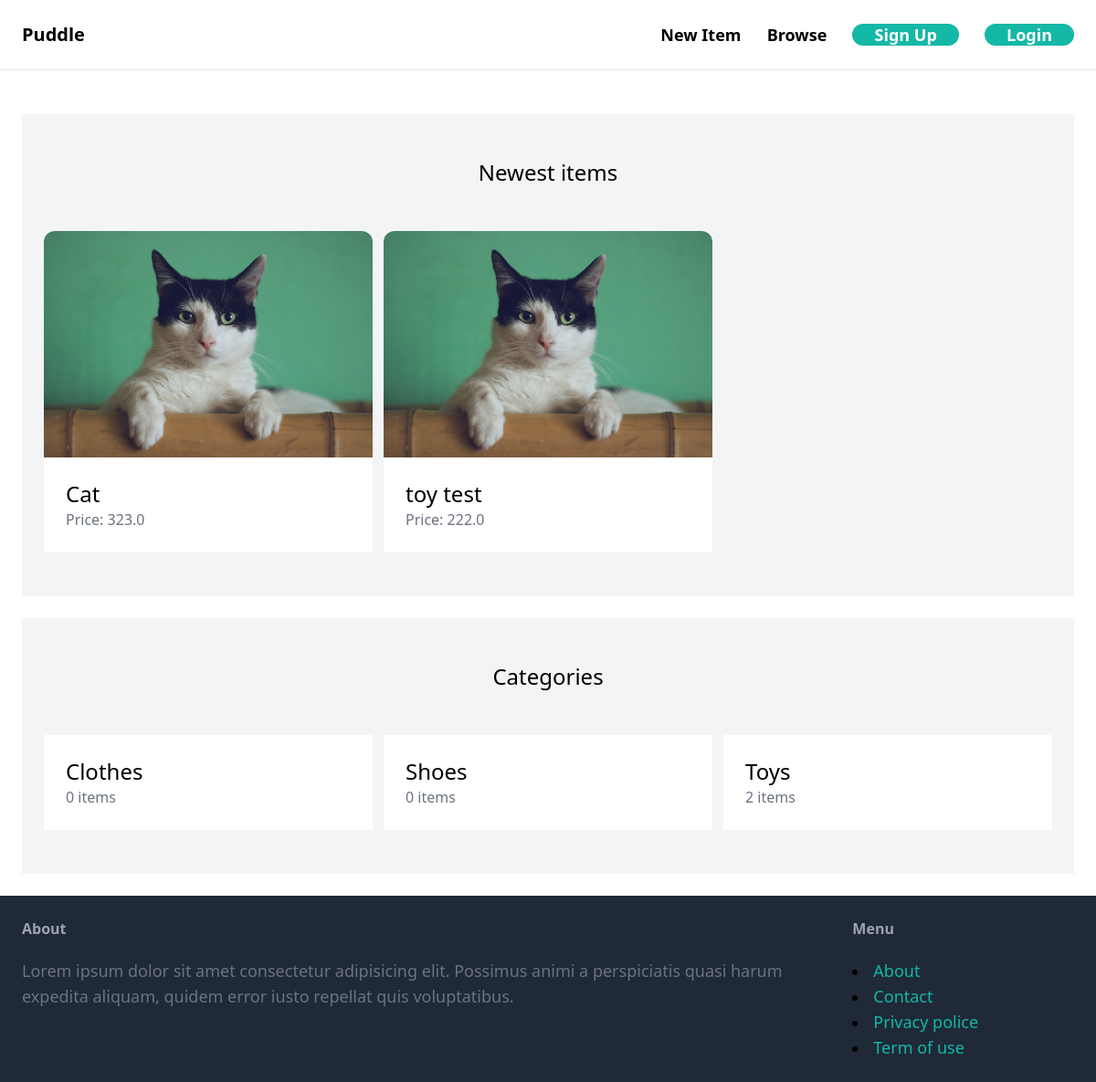
The page / on the database its author committed.
### item/models.py (models this page shows, shortened)
class Item(models.Model):
    category = models.ForeignKey(Category, related_name='items', on_delete=models.CASCADE)
    name = models.CharField(blank=True, null=True, max_length=255)
    description = models.TextField(blank=True, null=True)
    price = models.FloatField()
    image = models.ImageField(blank=True, upload_to='item_images', null=True)
    is_sold = models.BooleanField(default=False)
    created_by = models.ForeignKey(User, related_name='items', on_delete=models.CASCADE)
    created_at = models.DateTimeField(auto_now_add = True)

class Category(models.Model):
    name = models.CharField(max_length=255)
    class Meta:
        ordering = ('name',)
        verbose_name_plural = "Categories"

### core/views.py (the view)
# urls.py: path('', views.index, name='index'),
def index(request):
    items = Item.objects.filter(is_sold=False)[0:6]
    categories = Category.objects.all()
    return render(request, 'core/index.html', {
        'categories': categories,
        'items': items,
    })

### core/templates/core/index.html (shortened to what this page needs)
{% extends 'core/base.html' %}
{% block content %}
    <div class="mt-6 px-6 py-12 bg-gray-100">
        <h2 class="mb-12 text-2xl text-center">Newest items</h2>
        <div class="grid grid-cols-3 gap-3">
            {% for item in items %}
                <div>
                    <a href="{% url 'item:detail' item.id %}">
                        <div>
                            <img src="{{ item.image.url }}" class="rounded-t-xl" alt=" ">
                        </div>
                        <div class="p-6 bg-white rounded-v-xl">
                            <h2 class="text-2xl">{{ item.name }}</h2>
                            <p class="text-gray-500">Price: {{ item.price }}</p>
                        </div>
                    </a>
                </div>
            {% endfor %}
        </div>
    </div>
    <div class="mt-6 px-6 py-12 bg-gray-100">
        <h2 class="mb-12 text-2xl text-center">Categories</h2>
        <div class="grid grid-cols-3 gap-3">
            {% for category in categories %}
            <div>
                <a href="#">
                    <div class="p-6 bg-white rounded-v-xl">
                        <h2 class="text-2xl">{{ category.name }}</h2>
                        <p class="text-gray-500">{{ category.items.count }} items</p>
                    </div>
                </a>
            </div>
            {% endfor %}
        </div>
    </div>
{% endblock %}

### core/templates/core/base.html (shortened to what this page needs)
<!DOCTYPE html>
<html lang="en">
<head>
    <script src="https://cdn.tailwindcss.com"></script>
</head>
<body>
    <nav class="py-6 px-6 flex justify-between items-center border-b border-gray-200">
        <a href="/" class="text-xl font-semibold">Puddle</a>
        <div class="space-x-6">
            <a href="{% url 'item:new' %}" class="text-lg font-semibold hover:text-grey-500">New Item</a>
            <a href="{% url 'item:items' %}" class="text-lg font-semibold hover:text-grey-500">Browse</a>
            {% if request.user.is_authenticated %}
                <a href="{% url 'conversation:inbox' %}" class="px-6 px-3 text-lg font-semibold bg-teal-500 text-white rounded-xl hover:bg-teal-700">Inbox</a>
                <a href="{% url 'dashboard:index' %}" class="px-6 px-3 text-lg font-semibold bg-teal-500 text-white rounded-xl hover:bg-gray-700">Dashboard</a>
            {% else %}
                <a href="{% url 'core:signup' %}" class="px-6 px-3 text-lg font-semibold bg-teal-500 text-white rounded-xl hover:bg-teal-700">Sign Up</a>
                <a href="{% url 'core:login' %}" class="px-6 px-3 text-lg font-semibold bg-teal-500 text-white rounded-xl hover:bg-gray-700">Login</a>
            {% endif %}
        </div>
    </nav>
    <div class="px-6 py-6">
        {% block content %}
        {% endblock %}
    </div>
    <footer class="py-6 px-6 flex justify-between bg-gray-800">
        <div class="w/2 pr-10">
            <h3 class="mb-5 font-semibold text-gray-400">About</h3>
            <p class="text-lg text-gray-500">Lorem ipsum dolor sit amet consectetur adipisicing elit. Possimus animi a perspiciatis quasi harum expedita aliquam, quidem error iusto repellat quis voluptatibus.</p>
        </div>
        <div class="w-1/3">
            <h3 class="mb-5 font-semibold text-gray-400">Menu</h3>
            <li><a href="#" class="text-lg text-teal-500 hover:text-teal-700">About</a></li>
            <li><a href="{% url 'core:contact' %}" class="text-lg text-teal-500 hover:text-teal-700">Contact</a></li>
            <li><a href="#" class="text-lg text-teal-500 hover:text-teal-700">Privacy police</a></li>
            <li><a href="#" class="text-lg text-teal-500 hover:text-teal-700">Term of use</a></li>
        </div>
    </footer>
</body>
</html>

### rows shown on the page
Item: image (picture), name "Cat", price "323.0"
Item: image (picture), name "toy test", price "222.0"
Category: name "Clothes", items.count "0"
Category: name "Shoes", items.count "0"
Category: name "Toys", items.count "2"
